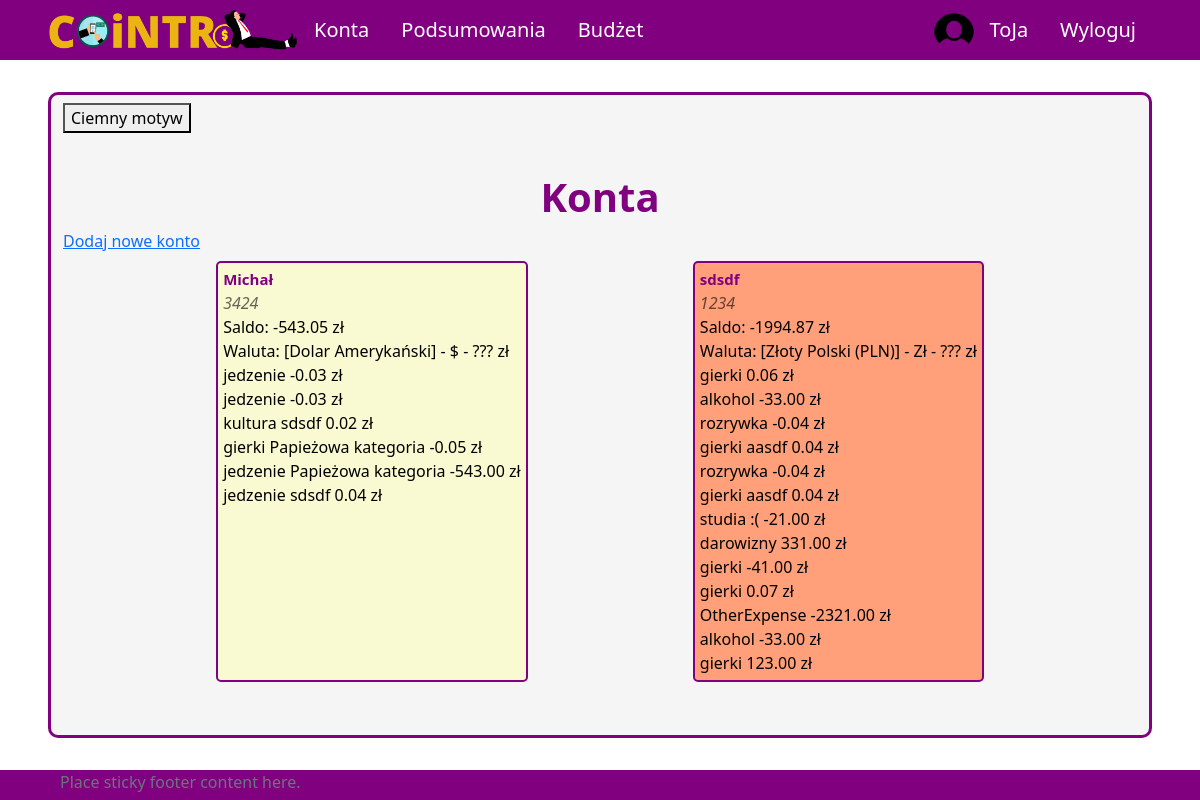
The page /all-accounts (signed in) on the database its author committed.
### aplication/models.py (models this page shows, shortened)
class Account(models.Model):
    owner = models.ForeignKey(Profile, null=True, blank=True, on_delete=models.CASCADE)
    name = models.CharField(max_length=30)
    currency = models.ForeignKey(Currency, on_delete=models.SET_NULL, null=True)
    is_shared = models.BooleanField(default=False)
    description = models.CharField(max_length=100, null=True, blank=True)
    id = models.UUIDField(default=uuid.uuid4, unique=True, primary_key=True, editable=False)
    def __str__(self):
        return self.name
    def calculate_balance(self):
        balance = 0
        transactions = Transaction.objects.filter(id_account=self)
        for transaction in transactions:
            balance += transaction.converted_amount
        return balance
    def transactions(self):
        return Transaction.objects.filter(id_account=self).order_by('-transaction_date')
    def print_description(self):
        if self.description!=None:
            return self.description
        else:
            return ""

class Transaction(models.Model):
    id_account = models.ForeignKey(Account, on_delete=models.CASCADE)
    id_user = models.ForeignKey(Profile, on_delete=models.SET_NULL, null=True) #konto z którego dokonano transakcji zostało usunięte ale transakcja ma pozostać
    id_category = models.ForeignKey(Category, on_delete=models.CASCADE)
    id_subcategory = models.ForeignKey(Subcategory, on_delete=models.SET_NULL, null=True, blank=True)
    name = models.CharField(max_length=50, null=True, blank=True)
    currency = models.ForeignKey(Currency, on_delete=models.SET_NULL, null=True)
    is_periodic = models.BooleanField(default=False)
    amount = models.DecimalField(max_digits=10, decimal_places=2)
    converted_amount = models.DecimalField(max_digits=10, decimal_places=2)
    transaction_date = models.DateField()
    description = models.CharField(max_length=255, blank=True, null=True)
    id = models.UUIDField(default=uuid.uuid4, unique=True, primary_key=True, editable=False)

### UsersApp/models.py (models this page shows)
class Currency(models.Model):
    name = models.CharField(max_length=100)
    access_name = models.CharField(max_length=20) #access_name nazwa aby zdobyć kurs walut
    sign = models.CharField(max_length=5) #znak waluty
    id = models.UUIDField(default=uuid.uuid4, unique=True,
                            primary_key=True, editable=False)
    def __str__(self):
        return "[{}] - {} - {}".format(self.name, self.sign, self.access_name)

class Category(models.Model):
    SCOPE_CHOICES = (
    ("INCOME", "income"),
    ("EXPENSE", "expense"),
    )
    name = models.CharField(max_length=255)
    owner = models.ForeignKey(Profile, null=True, blank=True, on_delete=models.CASCADE)
    scope = models.CharField(max_length=10, choices=SCOPE_CHOICES) #income / expense - do oddzielenia rodzaju transakcji
    id = models.UUIDField(default=uuid.uuid4, unique=True, primary_key=True, editable=False)
    def __str__(self):
        return self.name

### aplication/views.py (the view)
# urls.py: path('all-accounts', allAccounts, name='all-accounts'),
@login_required(login_url='login')
def allAccounts(request):
    user_accounts = User_Account.objects.filter(id_user = request.user.profile.id)
    accounts = []
    for ua in user_accounts:
        accounts.append(Account.objects.get(id=ua.id_account.id))
    context = {'accounts': accounts}
    return render(request, 'application/account/all-accounts.html', context)

### templates/application/account/all-accounts.html (shortened to what this page needs)
{% extends 'application/base.html' %}
{% block content %}
    <div class="title">
        <h1>Konta</h1>
    </div>
    <a href={% url 'create-account' %}>Dodaj nowe konto</a>
    <div class="content tiles" id="all-accounts">
        {% for acc in accounts %}
            <div class="account">
                <a class="account-link" href={% url 'account' pk=acc.id %}>
                <span class="name">{{ acc }}</span>
                <span class="account-description">{{ acc.print_description }}</span>
                <span class="balance">Saldo: {{ acc.calculate_balance }} zł</span>
                <span class="balance">Waluta: {{ acc.currency }} zł</span>
                {% for tr in acc.transactions %}
                    <div class="transaction">
                        <span class="date">{{ tr.id_category }}</span>
                        {% if tr.name %}
                            <span class="name">{{ tr.name }}</span>
                        {% endif %}
                        <span class="amount">{{ tr.amount }} zł</span>
                    </div>
                {% endfor %}
                </a>
            </div>
        {% endfor %}
    </div>
{% endblock %}

### templates/application/base.html (shortened to what this page needs)
{%load static%}
<!DOCTYPE html>
<html lang="pl">
<head>
    <link href="https://cdn.jsdelivr.net/npm/bootstrap@5.2.2/dist/css/bootstrap.min.css" rel="stylesheet">
    <link rel="stylesheet" type="text/css" href="{% static 'css/style.css' %}">
</head>
<body onload="checkColorMode()">
    <nav class="nav">
        {% if user.is_authenticated %}
        <ul class="nav justify-content-start">
            <li class="nav-item"><a id="logo-link" class="nav-link" href="{% url 'home' %}">
                <img onmouseover="logoHover()" onmouseout="logoOut()" id="app-logo" src="{% static 'images/logo.png' %}">
            </a>
            <li class="nav-item"><a class="nav-link" href="{% url 'all-accounts' %}">Konta</a></li>
            <li class="nav-item"><a class="nav-link" href="#">Podsumowania</a></li>
            <li class="nav-item"><a class="nav-link" href="#">Budżet</a></li>
        </ul>
        <ul class="nav justify-content-end">
            <img src="{% static 'images/circle_user_image.png' %}", style="border-radius: 50%; width: 40px;">
            <li class="nav-item"><a class="nav-link" href="{% url 'profile' %}">{{ user.username }}</a></li>
            <li class="nav-item"><a class="nav-link" href="{% url 'logout' %}">Wyloguj</a></li>
        </ul>
        {% endif %}
    </nav>
    <div id = "site-content">
        <button onclick="darkMode()" id="dark-mode-button">Ciemny motyw</button>
        {% block content %}
        {% endblock %}
    </div>
    <footer class="footer">
        <div class="container">
            <span class="text-muted">Place sticky footer content here.</span>
        </div>
    </footer>
</body>
</html>

### aplication/static/css/style.css (style rules this page uses)
body { background-color: white; color: black; }
a.nav-link { color: white; font-size: 20px; }
ul.nav { align-items: center; }
nav.nav { height: 60px; background-color: purple; justify-content: space-between; padding-left: 4vw; padding-right: 4vw; }
#logo-link { padding: 0; }
#app-logo { width: 250px; }
#site-content { min-height: calc(100vh - 60px - 8vh - 30px); margin-top: 4vh; margin-bottom: 4vh; margin-left: 4vw; margin-right: 4vw; padding-left: 1vw; padding-right: 1vw; padding-top: 1vh; padding-bottom: 1vh; border: 3px solid purple; border-radius: 10px; background-color: whitesmoke; }
div.title { padding-top: 5vh; display: flex; align-items: center; flex-direction: column; }
div.title h1 { color: purple; font-size: 40px; font-weight: bold; }
div.tiles { display: flex; flex-wrap: wrap; justify-content: space-evenly; }
div.account { margin-top: 1vh; margin-bottom: 1vh; margin-left: 1vw; margin-right: 1vw; padding: 5px; border: 2px solid purple; border-radius: 5px; background-color: lightgoldenrodyellow; min-width: 150px; }
div.account:nth-child(even) { background-color: lightsalmon; }
a.account-link { min-width: 150px; display: flex; flex-direction: column; text-decoration: none; color: black; }
a.account-link > span.name { font-weight: bold; font-size: 15px; color: purple; }
a.account-link > span.account-description { font-style: italic; color: rgba(0, 0, 0, 0.6); }
footer { height: 30px; background-color: purple; justify-content: space-between; padding-left: 4vw; padding-right: 4vw; }

### rows shown on the page
Account: name "Michał", print_description "3424", calculate_balance "-543.05", currency "[Dolar Amerykański] - $ - ???"
Transaction: id_category "jedzenie", amount "-0.03"
Transaction: id_category "jedzenie", amount "-0.03"
Transaction: id_category "kultura", name "sdsdf", amount "0.02"
Transaction: id_category "gierki", name "Papieżowa kategoria", amount "-0.05"
Transaction: id_category "jedzenie", name "Papieżowa kategoria", amount "-543.00"
Transaction: id_category "jedzenie", name "sdsdf", amount "0.04"
Account: name "sdsdf", print_description "1234", calculate_balance "-1994.87", currency "[Złoty Polski (PLN)] - Zł - ???"
Transaction: id_category "gierki", amount "0.06"
Transaction: id_category "alkohol", amount "-33.00"
Transaction: id_category "rozrywka", amount "-0.04"
Transaction: id_category "gierki", name "aasdf", amount "0.04"
Transaction: id_category "rozrywka", amount "-0.04"
Transaction: id_category "gierki", name "aasdf", amount "0.04"
Transaction: id_category "studia :(", amount "-21.00"
Transaction: id_category "darowizny", amount "331.00"
Transaction: id_category "gierki", amount "-41.00"
Transaction: id_category "gierki", amount "0.07"
Transaction: id_category "OtherExpense", amount "-2321.00"
Transaction: id_category "alkohol", amount "-33.00"
Transaction: id_category "gierki", amount "123.00"

### other values the page prints
{{ user.username }} "ToJa"
